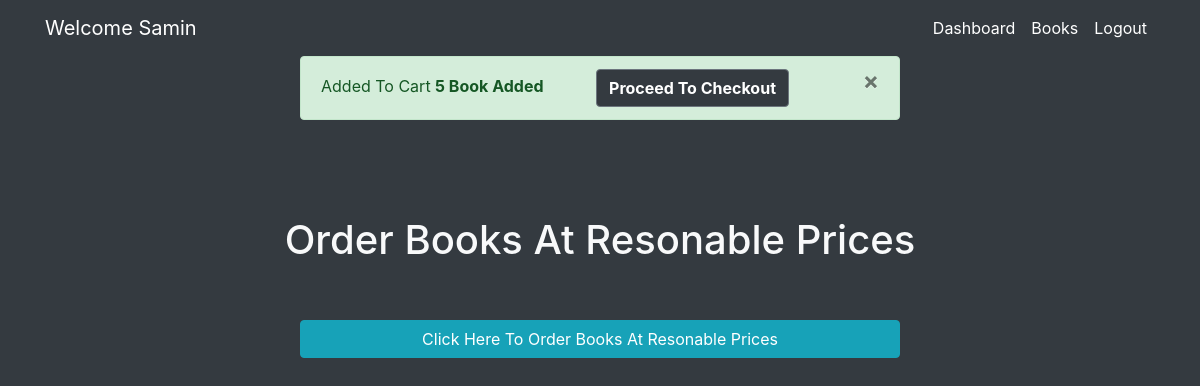
Page /user.php (signed in) on the earlier database version.
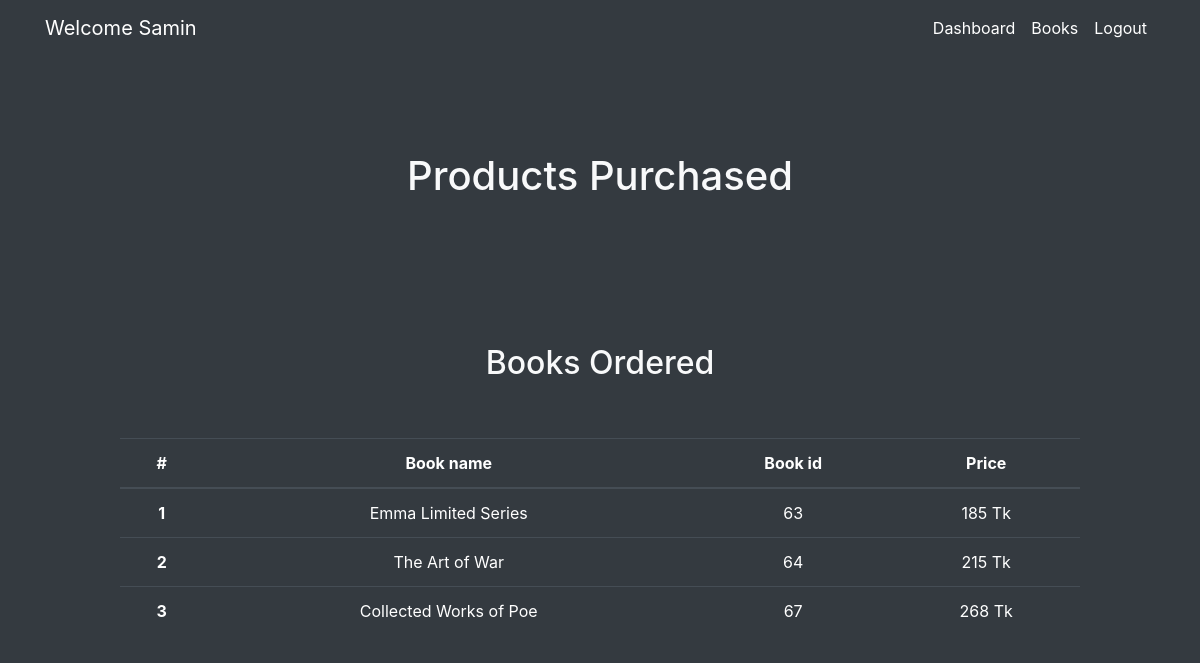
Same page on the later database version.
### tables this page shows
CREATE TABLE `book_purchase` (
  `id` int(11) NOT NULL,
  `user_id` int(11) NOT NULL,
  `product_id` int(11) NOT NULL,
  `user_name` varchar(255) NOT NULL,
  `product_name` varchar(255) NOT NULL,
  `price` float NOT NULL
);

### user.php (the view, shortened to what this page needs)
<?php
include 'Config/connect.php';
$user_email = $_SESSION['email'];
$sql_user  = "SELECT * FROM `users` WHERE email='$user_email'";
$user_list = mysqli_query($conn, $sql_user);
$user_row = mysqli_fetch_assoc($user_list);
$user_id = $user_row['id'];
$purchase_book = "SELECT * FROM `book_purchase` WHERE user_id=$user_id";
$purchase_list = mysqli_query($conn, $purchase_book);
$purchase_rows = mysqli_num_rows($purchase_list);
?>
<!DOCTYPE html>
<html lang="en">
<head>
    <link rel="stylesheet" href="css/style.css">
    <link rel="stylesheet" href="https://cdn.jsdelivr.net/npm/bootstrap@4.3.1/dist/css/bootstrap.min.css">
    <link rel="stylesheet" href="https://cdnjs.cloudflare.com/ajax/libs/font-awesome/6.0.0/css/all.min.css" />
</head>
<body class="bg-dark text-light">
    <nav class="navbar navbar-expand-lg navbar-dark bg-dark">
        <div class="collapse navbar-collapse container" id="navbarSupportedContent">
          <a class="navbar-brand" href="#">Welcome <?php echo  ucfirst(explode("@",$_SESSION['email'])[0]) ?></a>
          <ul class="navbar-nav ml-auto">
            <li class="nav-item active">
              <a class="nav-link" href="user.php">Dashboard</a>
            </li>
            <li class="nav-item active">
                <a class="nav-link" href="books.php">Books</a>
            </li>
            <li class="nav-item active">
                <a class="nav-link" href="logout.php">Logout</a>
            </li>
          </ul>
        </div>
    </nav>
    <?php
      $cart_book_sql = "SELECT * FROM `book_cart` WHERE user_id=$user_id";
      $cart_book = mysqli_query($conn, $cart_book_sql);
      $num_cart_rows = mysqli_num_rows($cart_book);
      if($num_cart_rows > 0) {
        $book_cart_user = "SELECT * FROM `book_cart` WHERE user_id=$user_id";
        $user_cart_list = mysqli_query($conn, $book_cart_user);
        $num_cart_user_rows = mysqli_num_rows($user_cart_list);
        $user_cart_id = "cart.php?userid=".$user_id;
        echo '<div class="alert alert-success w-50 mx-auto" role="alert">
                Added To Cart <b><span>' . $num_cart_user_rows . '</span> Book Added</b>
                <a type="submit" href="'.$user_cart_id.'" class="btn btn-outline-secondary bg-dark text-white ml-5 font-weight-bold" value="" name="submit" type="button">Proceed To Checkout</a>
                <button type="button" class="close" data-dismiss="alert" aria-label="Close">
                <span aria-hidden="true">&times;</span>
              </button>
            </div>';
      }
      if($purchase_rows > 0) {
          echo '<div class="admin-section">
                    <h1 class="heading mt-5 p-5 h1">Products Purchased</h1>
                </div>
                <h1 class="heading mt-5 p-5 h2">Books Ordered</h1>
                <table class="table table-dark mx-auto" style="text-align: center; width: 80%;">
                        <thead>';
                        echo '<tr>
                                <th scope="col">#</th>
                                <th scope="col">Book name</th>
                                <th scope="col">Book id</th>
                                <th scope="col">Price</th>
                              </tr>
                        </thead>
                        <tbody>';
                        $count = 1;
                        while($row = mysqli_fetch_assoc($purchase_list)) {
                          $book_id = $row['product_id'];
                          $book_title = $row['product_name'];
                          $price = $row['price'];
                          echo '<tr>
                              <th scope="row">'.$count.'</th>
                              <td>'.$book_title.'</td>
                              <td>'.$book_id.'</td>
                              <td>'.$price.' Tk</td>
                            </tr>';
                            $count += 1;
                          }
                    echo '</tbody>
                  </table>';
      } else {
        echo '<div class="admin-section">
                  <h1 class="heading mt-5 p-5 h1">Order Books At Resonable Prices</h1>
              </div>
              <a class="btn btn-info mx-auto w-50 d-block" href="books.php">Click Here To Order Books At Resonable Prices</a>';
      }
    ?>
</body>
</html>

Differences in the rows shown:
added book_purchase: product_name "Emma Limited Series", product "63", price "185"
added book_purchase: product_name "The Art of War", product "64", price "215"
added book_purchase: product_name "Collected Works of Poe", product "67", price "268"
Other differences:
$num_cart_user_rows: "5" → (not shown)
text no longer shown: "Added To Cart Book Added Proceed To Checkout × Order Books At Resonable Prices Click Here To Order Books At Resonable Prices"
text now shown: "Products Purchased Books Ordered # Book name Book id Price"
